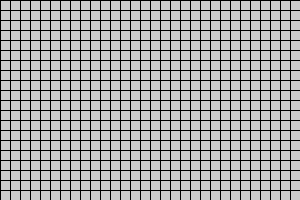
Frame 1 (no input)
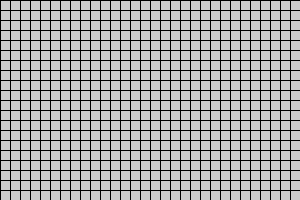
Frame 60 (the mouse pressed at the canvas centre just before this capture)
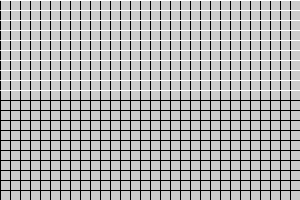
Frame 120 (the mouse held since frame 60 and released just before this capture)

The Processing sketch that drew these frames (run headless with seeded random() and noise(); from frame 60 on, the mouse is pressed at the canvas centre):

// Processing sketch: grid_if
// ── grid_if.pde

void setup() {
  size (300, 200);
}

void draw() {
  stroke(0);
  for (int i = 0; i <= width; i = i + 10) {
    line(i, 0, i, height);
  }

  for (int i = 0; i <= height; i = i + 10) {

    if (mouseY> i) {
      stroke(255);
    } else {
      stroke(0);
    }
    line(0, i, width, i);
  }
}
